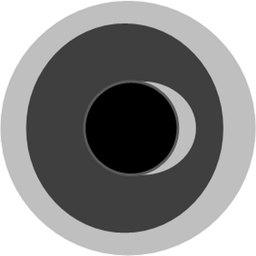
#> input picture segmentacao_por_reconhecimento_de_padrao/ImagemFuzzyCluster01.pgm, 256 x 256 px, shrunk from 400 x 400 before the run, found by its file name
$ jupyter execute k_means_image.ipynb
#> lines starting #> are read from the running program, lines starting #| are printed output that depends on the picture
Objetivo: classificador k
means para separar regiões relacionadas nas imagens.

[cell 1]
import numpy as np
import matplotlib.pyplot as plt
import pandas as pd
import seaborn as sb
from sklearn.cluster import KMeans
import cv2
import skimage
import skimage.exposure
import scipy.signal
import scipy

[cell 2]
image = cv2.imread(r"C:\Unifesp\redes_neurais\segmentacao_por_reconhecimento_de_padrao\ImagemFuzzyCluster01.pgm",0)
#> image is the input picture: shape (256, 256); min 0, max 255, mean 138.6
image = skimage.img_as_float(image)

(M,N) = np.shape(image)
#> M = 256; N = 256
plt.figure()
plt.title('Imagem  original')
plt.imshow(image, cmap = 'gray')

[cell 3]
# Colocar valores de intensidade da imagem como um atributo
# Vetor matriz de intensidade
intensidade = image.flatten()

# Construir espaço de atributos - matriz que a coluna de intensidade é duplicada.
matriz_atributos = np.column_stack((intensidade,intensidade))
#> matriz_atributos = 65536 pairs, first value 0 to 1, second value 0 to 1

# Tranformar matriz_atributos em uma tabela no Pandas
# Obriagtoriamente, o seaborn.pairplor foi projetado para trabalhar no DataFrames do Pandas, por isso realizamos essa transformação.
tabela = pd.DataFrame({"x": matriz_atributos[:, 0].astype(float), "y": matriz_atributos[:,1].astype(float)})
#> tabela = table of 65536 rows and 2 columns

sb.pairplot(tabela)
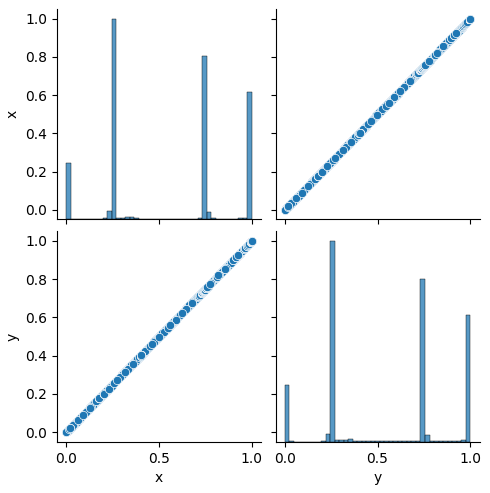
#> figure drawn by matplotlib, 4 panels

Separar o vetor de atributos usando K-means

[cell 4]
# Transformar para matriz numpy o DataFrame, pois a biblioteca do Kmeans prefere trabalhar com matrizes puras de números.
matriz_numpy = tabela.to_numpy()
#> matriz_numpy has the same summary as matriz_atributos
kmeans = KMeans(n_clusters = 4, random_state = 0)
kmeans.fit(matriz_numpy)
kmeans.labels_
# Na tabela original, criamos mais uma coluna para guardar o resultado obtido pelo modelo
tabela['K-classes'] = kmeans.labels_

sb.pairplot(tabela, hue = 'K-classes')
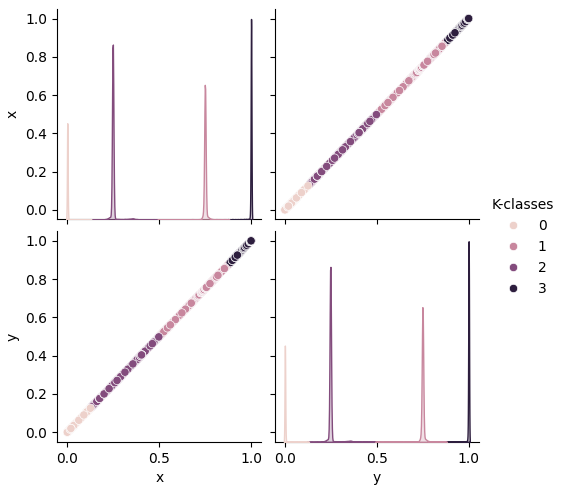
#> figure drawn by matplotlib, 4 panels

Selecionar classes específicas

[cell 5]
# Informação da coluna 2 (respectivo às classes) e passar para Numpy.
classes = tabela.iloc[:,[2]].to_numpy()

# Treinar modelo
kmeans = KMeans(n_clusters = 4, random_state = 0)
kmeans.fit(classes)
resultados = kmeans.labels_

# Matriz classes
matriz_classes = resultados.reshape(M,N)
matriz_classe_bin = matriz_classes == 0

#Imagem
plt.figure()
plt.title('Imagem classe 0 isolada')
plt.imshow(matriz_classe_bin, cmap = 'gray')
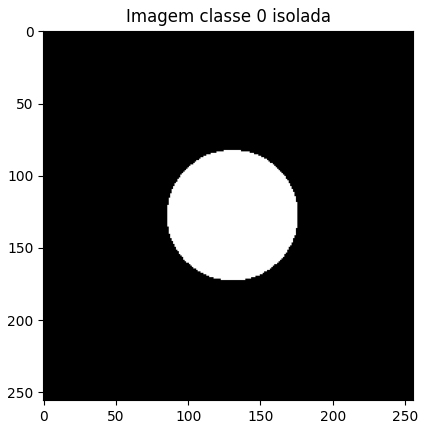
#> figure drawn by matplotlib, 1 panel
